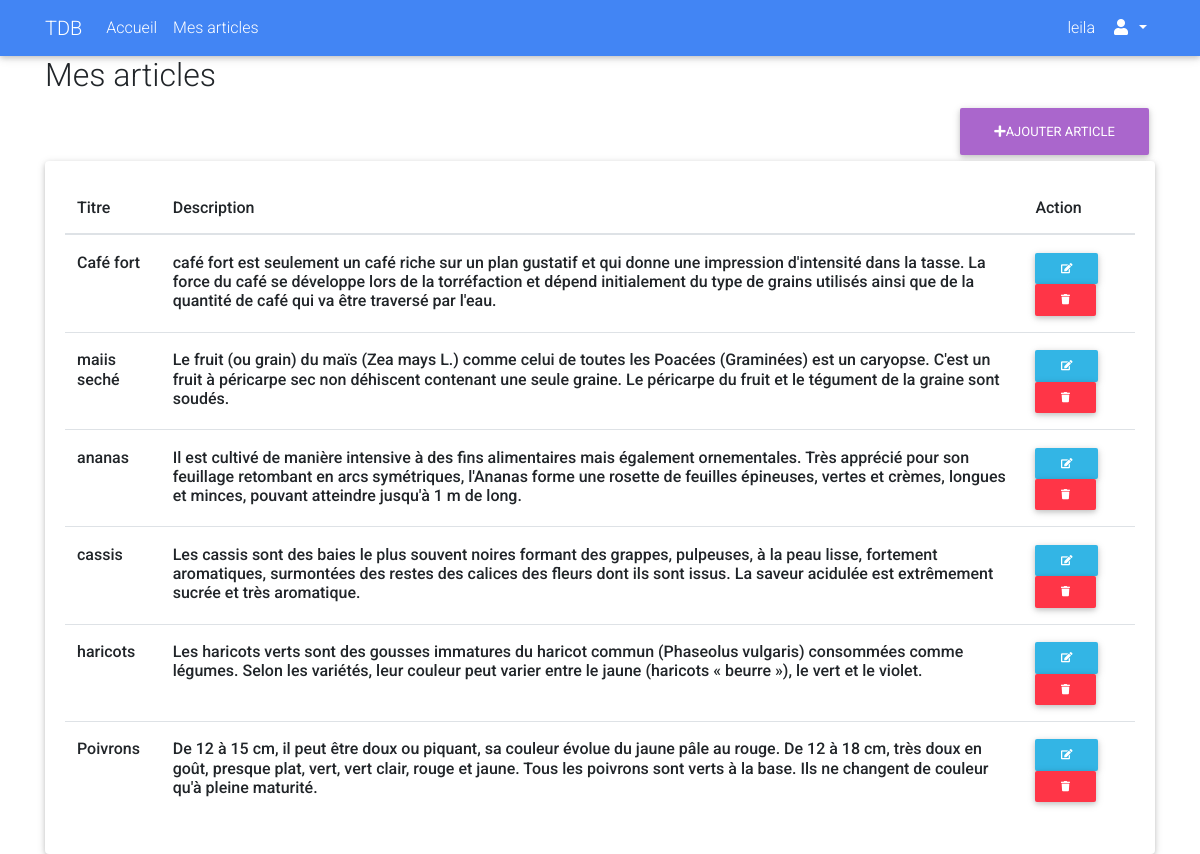
Page /my-admin/my-articles (signed in) on the committed database.
### blog/models.py (models this page shows, shortened)
class Article (models.Model):
    user = models.ForeignKey(User,on_delete=models.CASCADE,null=True)
    title=models.CharField(max_length=50)
    category=models.ForeignKey(Category,on_delete=models.CASCADE)
    desc=models.TextField()
    image=models.ImageField(null=True,blank=True)
    created_at=models.DateTimeField(auto_now_add=True)
    updated_at=models.DateTimeField(auto_now_add=True)
    def __str__(self):
        return self.title

### app_admin/views.py (the view)
# urls.py: path('my-articles', user_articles, name="my-articles"),
def user_articles(request):
    if not request.user.is_authenticated:
        return redirect('home')
    list_articles = Article.objects.filter(user=request.user)
    return render(request, 'my-articles.html', {'list_articles': list_articles})

### app_admin/templates/my-articles.html (shortened to what this page needs)
{% extends 'partials/base.html' %}
{% block content %}
<div class="container">
    <div class="row">
        <div class="col-md-12"><h2>Mes articles</h2></div>
        <div class="col-md-12">
            <a href="{%  url 'ajouter-article' %}" class="btn btn-secondary float-right"><i class="fas fa-plus"></i>Ajouter article</a>
        </div>
        <div class="col-md-12">
            <div class="card">
                <div class="card-body">
                    <table class="table table-hover">
                        <thead>
                            <tr>
                                <th class="h6">Titre</th>
                                <th class="h6">Description</th>
                                <th class="h6">Action</th>
                            </tr>
                        </thead>
                        <tbody>
                            {% for article in list_articles %}
                                <tr>
                                    <td class="h6"><a href="">{{ article }}</a></td>
                                    <td class="h6"><a href="">{{ article.desc }}</a></td>
                                    <td>
                                        <a href="{% url 'update-article' article.pk %}" class="btn btn-info btn-sm"><i class="fa fa-edit"></i></a>
                                        <a href="{% url 'delete-article' article.pk %}" class="btn btn-danger btn-sm"><i class="fa fa-trash"></i></a>
                                    </td>
                                </tr>
                            {% endfor %}
                        </tbody>
                    </table>
                </div>
            </div>
        </div>
    </div>
</div>
{% endblock %}

### app_admin/templates/partials/_navadmin.html (shortened to what this page needs)
<nav class="navbar navbar-expand-lg navbar-dark bg-primary">
    <div class="container">
        <a class="navbar-brand text-white">TDB</a>
        <div class="collapse navbar-collapse" id="navbarButtonsExample">
            <ul class="navbar-nav me-auto mb-2 mb-lg-0">
                <li class="nav-item">
                    <a class="nav-link" href="{% url 'home' %}">Accueil</a>
                </li>
                <li class="nav-item">
                    <a class="nav-link" href="{% url 'my-articles' %}">Mes articles</a>
                </li>
            </ul>
            <ul class="navbar-nav ml-auto nav-flex-icons">
                  {%  if user.is_authenticated %}
                <li class="nav-item">
                     <span class="nav-link">{{user.username}}</span>
                </li>
                    {%  endif %}
                    <li class="nav-item dropdown">
                        <a class="nav-link dropdown-toggle" href="#" id="navbarDropdown" role="button" data-toggle="dropdown" aria-haspopup="true" aria-expanded="false">
                            <i class="fas fa-user text-white"></i>
                        </a>
                      </li>
            </ul>
        </div>
    </div>
</nav>

### rows in the picture
Article: title "Café fort", desc "café fort est seulement un café riche sur un plan gustatif et qui donne une impression d'intensité dans la tasse. La force du café se développe lors de la torréfaction et dépend initialement du type de grains utilisés ainsi que de la quantité de café qui va être traversé par l'eau."
Article: title "maiis seché", desc "Le fruit (ou grain) du maïs (Zea mays L.) comme celui de toutes les Poacées (Graminées) est un caryopse. C'est un fruit à péricarpe sec non déhiscent contenant une seule graine. Le péricarpe du fruit et le tégument de la graine sont soudés."
Article: title "ananas", desc "Il est cultivé de manière intensive à des fins alimentaires mais également ornementales. Très apprécié pour son feuillage retombant en arcs symétriques, l'Ananas forme une rosette de feuilles épineuses, vertes et crèmes, longues et minces, pouvant atteindre jusqu'à 1 m de long."
Article: title "cassis", desc "Les cassis sont des baies le plus souvent noires formant des grappes, pulpeuses, à la peau lisse, fortement aromatiques, surmontées des restes des calices des fleurs dont ils sont issus. La saveur acidulée est extrêmement sucrée et très aromatique."
Article: title "haricots", desc "Les haricots verts sont des gousses immatures du haricot commun (Phaseolus vulgaris) consommées comme légumes. Selon les variétés, leur couleur peut varier entre le jaune (haricots « beurre »), le vert et le violet."
Article: title "Poivrons", desc "De 12 à 15 cm, il peut être doux ou piquant, sa couleur évolue du jaune pâle au rouge. De 12 à 18 cm, très doux en goût, presque plat, vert, vert clair, rouge et jaune. Tous les poivrons sont verts à la base. Ils ne changent de couleur qu'à pleine maturité."

### other values in the picture
{{ user.username }} "leila"
